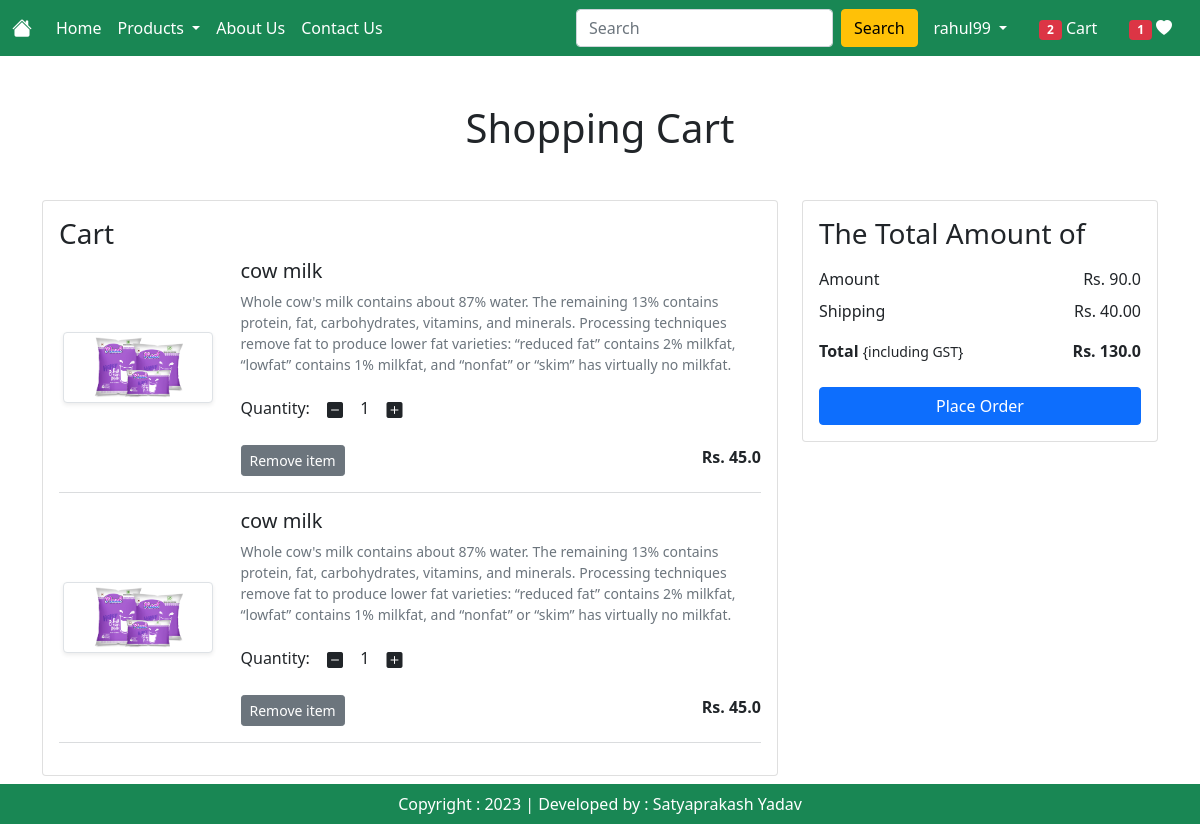
The app's page /cart/ (signed in), older data.
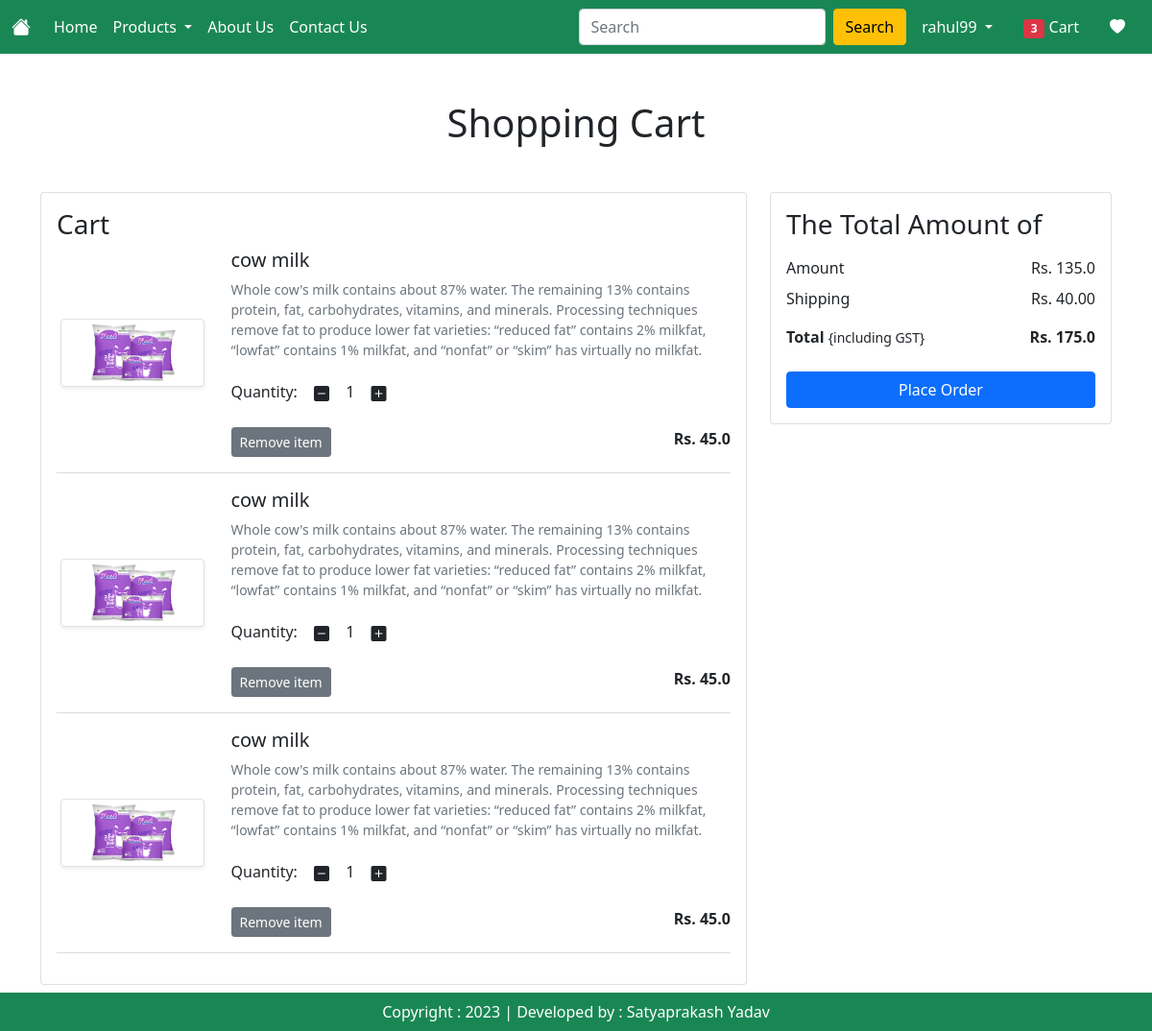
The same page, newer data.
### MyApp/models.py (models this page shows, shortened)
class Cart(models.Model):
    user = models.ForeignKey(User, on_delete=models.CASCADE)
    product = models.ForeignKey(Product, on_delete=models.CASCADE)
    quantity = models.PositiveIntegerField(default=1)

class Product(models.Model):
    title = models.CharField(max_length=100)
    selling_price = models.FloatField()
    discounted_price = models.FloatField()
    description = models.TextField()
    composition = models.TextField(default='')
    prodapp = models.TextField(default='')
    category = models.CharField(choices=CATEGORY_CHOICES, max_length=2)
    product_image = models.ImageField(upload_to='product')

### MyApp/views.py (the view)
# urls.py: path('cart/', views.show_cart, name='showcart'),
@login_required
def show_cart(request):
    user = request.user
    cart = Cart.objects.filter(user=user)
    amount = 0
    for p in cart:
        value = p.quantity * p.product.discounted_price
        amount = amount + value
    totalamount = amount + 40
    totalitem = 0
    wishitem = 0
    if request.user.is_authenticated:
        totalitem = len(Cart.objects.filter(user=request.user))
        wishitem = len(Wishlist.objects.filter(user=request.user))
    return render(request, 'MyApp/addtocart.html', locals())

### templates/MyApp/addtocart.html (shortened to what this page needs)
{% extends 'MyApp/base.html' %}
{% load static %}
{% block main-content %}
<div class="container my-5">
    <div class="row">
        {% if cart %}
        <h1 class="text-center mb-5">Shopping Cart</h1>
        <div class="col-sm-8">
            <div class="card">
                <div class="card-body">
                    <h3>Cart</h3>
                    {% for item in cart %}
                    <div class="row">
                        <div class="col-sm-3 text-center align-self-center"><img src="{{item.product.product_image.url}}" alt="" srcset="" class="img-fluid img-thumbnail shadow-sm" height="150" width="150"></div>
                        <div class="col-sm-9">
                            <div>
                                <h5>{{item.product.title}}</h5>
                                <p class="mb-2 text-muted small">{{item.product.description}}</p>
                                <div class="my-3">
                                    <label for="quantity">Quantity:</label>
                                    <a class="minus-cart btn" pid={{item.product.id}}><i class="bi bi-dash-square-fill"></i></a>
                                    <span id="quantity">{{item.quantity}}</span>
                                    <a class="plus-cart btn" pid={{item.product.id}}><i class="bi bi-plus-square-fill"></i></a>
                                </div>
                                <div class="d-flex justify-content-between">
                                    <a href="#" class="remove-cart btn btn-sm btn-secondary mr-3" pid="{{item.product.id}}">Remove item</a>
                                    <p class="mb-0"><span><strong>Rs. {{item.product.discounted_price}}</strong></span></p>
                                </div>
                            </div>
                        </div>
                    </div>
                    <hr class="text-muted">
                    {% endfor %}
                </div>
            </div>
        </div>
        <div class="col-sm-4">
            <div class="card">
                <div class="card-body">
                    <h3>The Total Amount of</h3>
                    <ul class="list-group">
                        <li class="list-group-item d-flex justify-content-between align-items-center border-0 px-0 pb-0">Amount<span id="amount">Rs. {{amount}}</span></li>
                        <li class="list-group-item d-flex justify-content-between align-items-center border-0 px-0">Shipping<span>Rs. 40.00</span></li>
                        <li class="list-group-item d-flex justify-content-between align-items-center border-0 px-0 mb-3">
                            <div>
                                <strong>Total</strong> <small>{including GST}</small>
                            </div>
                            <span id="totalamount"><strong>Rs. {{totalamount}}</strong></span>
                        </li>
                    </ul>
                    <div class="d-grid"><a href="{% url 'checkout' %}" class="btn btn-primary">Place Order</a></div>
                </div>
            </div>
        </div>
        {% else %}
        <h3 class="text-center mb-5">Cart is Empty</h3>
        {% endif %}
    </div>
</div>
{% endblock main-content %}

### templates/MyApp/base.html (shortened to what this page needs)
<!DOCTYPE html>
{% load static %}
<html lang="en">
<head>
    <link href="https://cdn.jsdelivr.net/npm/bootstrap@5.0.2/dist/css/bootstrap.min.css" rel="stylesheet">
    <link rel="stylesheet" href="https://cdn.jsdelivr.net/npm/bootstrap-icons@1.10.5/font/bootstrap-icons.css">
    <link rel="stylesheet" href="{% static 'MyApp/css/style.css' %}">
</head>
<body>
    <nav class="navbar navbar-expand-lg navbar-dark bg-success">
        <div class="container-fluid">
          <a class="navbar-brand" href="/"><i class="bi bi-house-fill"></i></a>
          <div class="collapse navbar-collapse" id="navbarSupportedContent">
            <ul class="navbar-nav me-auto mb-2 mb-lg-0">
              {% if request.user.is_authenticated %}
              <li class="nav-item">
                <a class="nav-link active" aria-current="page" href="/">Home</a>
              </li>
              <li class="nav-item dropdown">
                <a class="nav-link dropdown-toggle active" href="#" id="navbarDropdown" role="button" data-bs-toggle="dropdown" aria-expanded="false">
                  Products
                </a>
              </li>
              <li class="nav-item">
                <a class="nav-link text-white" href="{% url 'about' %}">About Us</a>
              </li>
              <li class="nav-item">
                <a class="nav-link text-white" href="{% url 'contact' %}">Contact Us</a>
              </li>
            </ul>
            <form class="d-flex" role="search" action="/search">
              <input class="form-control me-2" type="search" placeholder="Search" name="search" aria-label="Search">
              <button class="btn btn-warning" type="submit">Search</button>
            </form>
          </div>
          <ul class="navbar-nav me-auto mb-2 mb-lg-0">
            <li class="nav-item dropdown mx-2">
              <a class="nav-link dropdown-toggle text-white" href="#" id="profileDropdown" role="button" data-bs-toggle="dropdown" aria-expanded="false">
                {{user}}
              </a>
            </li>
            <li class="nav-item mx-2">
              <a href="{% url 'showcart' %}" class="nav-link text-white"><span class="badge bg-danger">{% if totalitem > 0 %} {{totalitem}} {% endif %}</span> Cart</a>
            </li>
            <li class="nav-item mx-2">
              <a href="{% url 'showwishlist' %}" class="nav-link text-white"><span class="badge bg-danger">{% if wishitem > 0 %} {{wishitem}} {% endif %}</span> <i class="bi bi-heart-fill"></i></a>
            </li>
            {% endif %}
          </ul>
        </div>
      </nav>
      {% block main-content %}{% endblock main-content %}
      <footer class="container-fluid bg-success text-center p-2 mt-5 fixed-bottom text-white">
        Copyright : 2023 | Developed by : Satyaprakash Yadav
      </footer>
</body>
</html>

Row changes from the older to the newer data that the page shows:
added Cart: product.product_image (picture), product "cow milk", product.description "Whole cow's milk contains about 87% water. The remaining 13% contains protein, fat, carbohydrates, vitamins, and minerals. Processing techniques remove fat to produce lower fat varieties: “reduced fat” contains 2% milkfat, “lowfat” contains 1% milkfat, and “nonfat” or “skim” has virtually no milkfat.", quantity "1", product.discounted_price "45.0"
Text that changed along with them:
{{ totalitem }}: "2" → "3"
{{ amount }}: "90.0" → "135.0"
{{ totalamount }}: "130.0" → "175.0"
{{ wishitem }}: "1" → (not shown)
